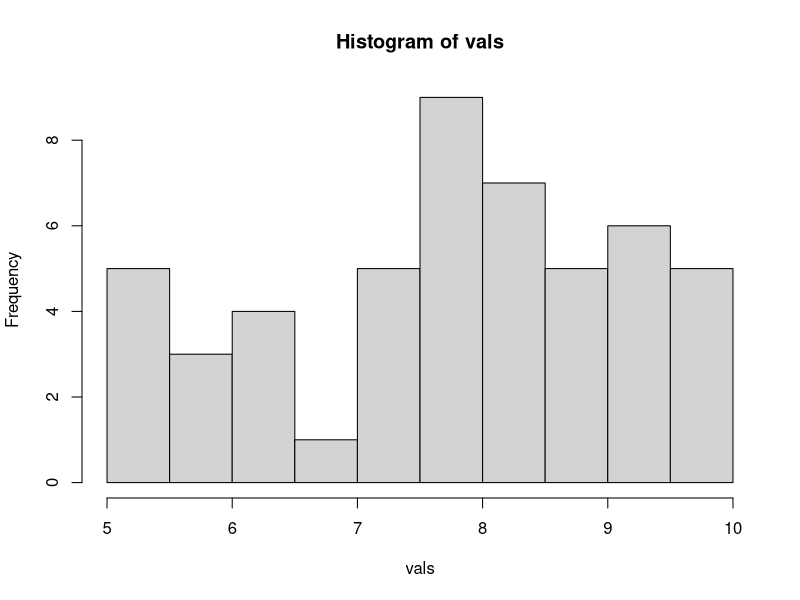
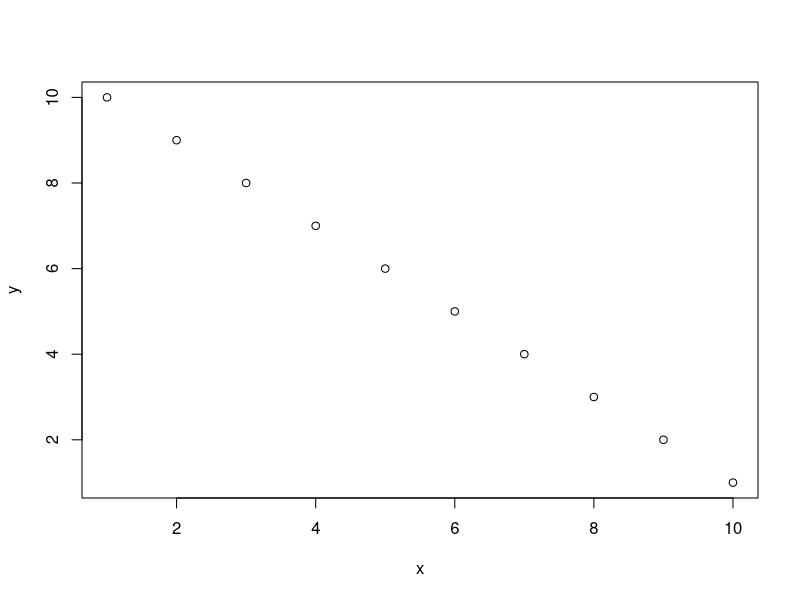
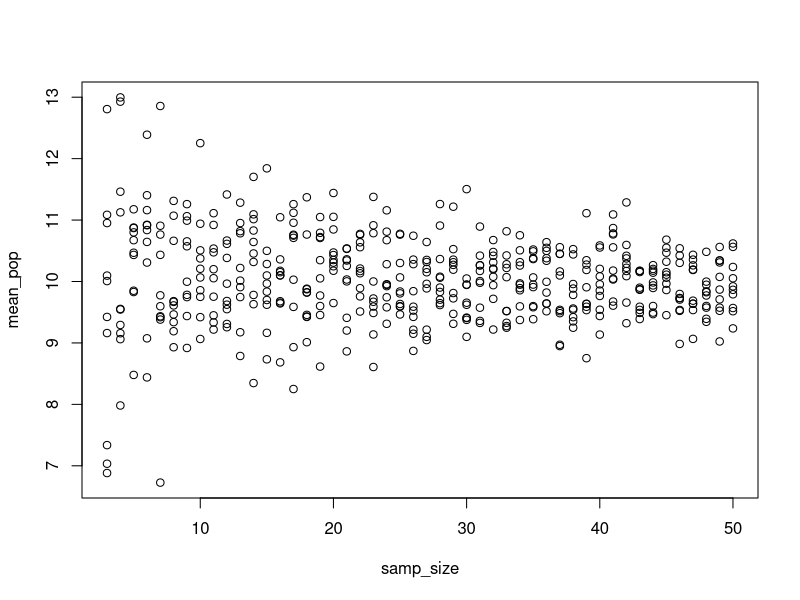

Here is the R script that generated these plots, in order:
## ---- chunk 1
knitr::opts_chunk$set(echo = TRUE)
## ---- chunk 2
vec <- 1:10
len <- length(vec)
sq <- sqrt(len)
log(sq)
## ---- chunk 3
log(sqrt(length(1:10)))
## ---- chunk 4
#If you haven't, install.packages("magrittr") first
library(magrittr)
1:10 %>% sum()
## ---- chunk 5
1:10 %>% 
  sum() %>%
  sqrt()
## ---- chunk 6
#just some random numbers
vals <- runif(50, 5, 10)

#the histogram
hist(vals)
## ---- chunk 7
#first, a data frame
my_df <- data.frame(x=1:10, y=10:1)

#note how data is used
#as well as column names in the equation
plot(y ~ x, data=my_df)
## ---- chunk 8
library(dplyr)

mtcars2 <-  mutate(mtcars, log_mpg = log(mpg)) 

head(mtcars2)
## ---- chunk 9
mtcars2 <- mtcars %>%
    mutate(log_mpg = log(mpg))

head(mtcars2)
## ---- chunk 10
mtcars_group <- mtcars %>%
  group_by(gear) %>%
  mutate(avg_mpg = mean(mpg)) %>%
  ungroup()

head(mtcars_group)
## ---- chunk 11
mtcars %>%
  group_by(gear) %>%
  summarize(avg_mpg = mean(mpg),
            sd_mpg = sd(mpg)) %>% 
  ungroup()
## ---- chunk 12
head(select(mtcars2, -mpg))
## ---- chunk 13
mtcars3 <- mtcars %>%
  select(wt, am, gear)

head(mtcars3)
## ---- chunk 14
head(select(mtcars2, contains("mpg")))
## ---- chunk 15
mtcars_filter <- mtcars %>%
  filter(cyl != 3)

head(mtcars_filter)
## ---- chunk 16
set.seed(323)
samp <- rnorm(n = 40, mean = 10, sd = 3)
## ---- chunk 17
sample(samp, 5)
## ---- chunk 18
mtcars[sample(1:nrow(mtcars), 5), ]
## ---- chunk 19
sample_n(mtcars, 5)
## ---- chunk 20
sample_frac(mtcars, 0.1)
## ---- chunk 21
sample(1:3, 15, replace = TRUE)
## ---- chunk 22
#use rep to repeat the sample sizes 3 through 50 10 times
sampSim <- data.frame(samp_size = rep(3:50, times = 10))
## ---- chunk 23
sampSim$sim_number = 1:nrow(sampSim)
## ---- chunk 24
# Take the data frame
# For each individual simulation
# Use samp_size to get the mean of a random normal population with mean 10 and sd 3
# Also draw a mean from the samp vector with n = samp_size, with replacement
## ---- chunk 25
# Take the data frame
sampSim <- sampSim %>%
# For each individual simulation
  group_by(sim_number) %>%
# Use samp_size to get the mean of a random normal population with mean 10 and sd 3
  mutate(mean_pop = mean(rnorm(samp_size, mean = 10, sd = 3)),
         
# Also draw a mean from the samp vector with n = samp_size, with replacement
         mean_sample = mean(sample(samp, size = samp_size, replace=T))) %>%
# Cleanup
    ungroup()
## ---- chunk 26
plot(mean_pop ~ samp_size, data=sampSim)
## ---- chunk 27
# Take our sampSim data
# Group it by sample size
# Take the SD of the sample size
# ungroup the resulting data
# Sort it by SD
# Look at the top 5 entries.
## ---- chunk 28
# Take our sampSim data
sampSim_summary <- sampSim %>%
  # Group it by sample size
  group_by(samp_size) %>%
  # Take the SD of the sample size
  summarize(pop_mean_sd = sd(mean_pop))

## ---- chunk 29
sampSim_summary <- sampSim_summary %>%
  # ungroup the resulting data
  ungroup() %>%
  # Sort it by SD
  arrange(pop_mean_sd)

sampSim_summary
## ---- chunk 30
mean(samp)

sd(samp)

median(samp)
## ---- chunk 31
IQR(samp)
## ---- chunk 32
#quartiles by defeault
quantile(samp)

#or, get what you want
quantile(samp, probs = c(0.05, 0.1, 0.5, 0.9, 0.95))
## ---- chunk 33
median_sims <- replicate(n = 100, median(sample(samp, size=10, replace=TRUE)))

sd(median_sims)
## ---- chunk 34
median_sims <- data.frame(sims=1:100)
## ---- chunk 35
median_sims <- median_sims %>%
  group_by(sims) %>%
  mutate(median_sim = median(sample(samp, size=10, replace = TRUE))) %>%
  ungroup()

median_sims
## ---- chunk 36
sd(median_sims$median_sim)
